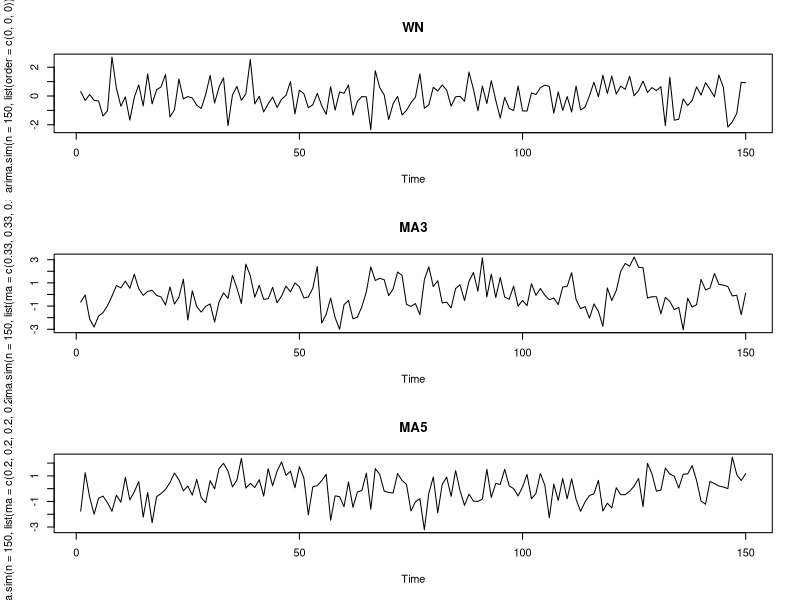
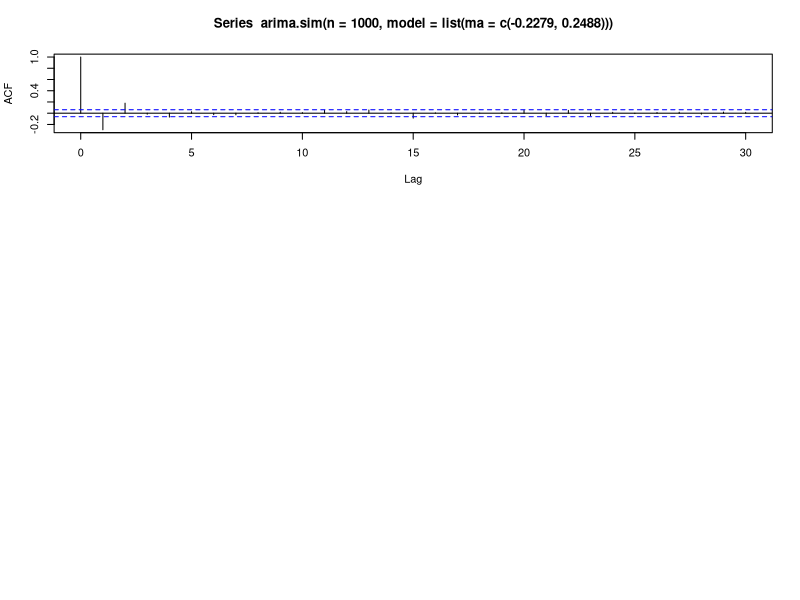

R code for these plots, in order:
par( mfrow=c(3,1) );
plot( arima.sim(n=150, list(order=c(0,0,0) )  ), main="WN" );
plot( arima.sim(n=150, list(ma=c(0.33, 0.33, 0.33)      )  ) , main="MA3");
plot( arima.sim(n=150, list(ma=c(0.2, 0.2, 0.2, 0.2, 0.2) )  ), main="MA5" );
set.seed=1
(acf(arima.sim(n=1000, model=list(ma=c(-0.2279, 0.2488)))))

